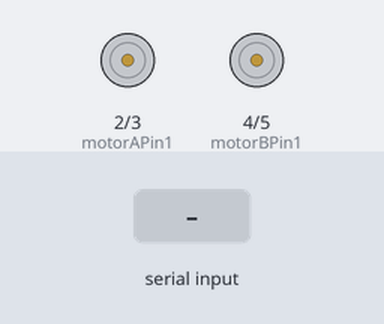
Recording of a sketch running on a simulated Arduino Uno, built with avr-gcc and run on an emulated ATmega328P. Parts: motor-driver pin pairs drawn as motors (green arrow = first pin HIGH = forward, orange = second pin HIGH = backward, longer = more drive). The inputs (shaded band) are chosen by the test bench.

Above: at 1.2 s.
1.3 s: "F" received over the second serial link
At 2.4 s:
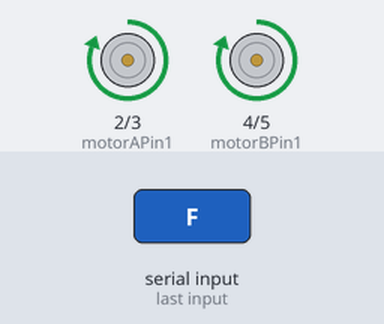
2.8 s: "B" received over the second serial link
At 3.6 s:
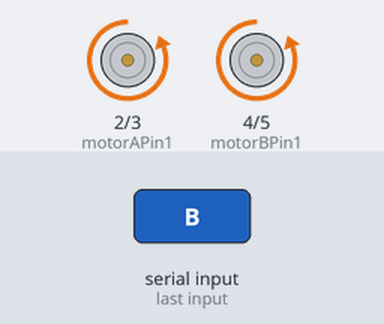
4.3 s: "L" received over the second serial link
At 4.7 s:
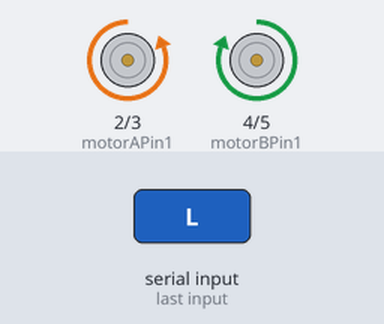
5.8 s: "R" received over the second serial link
At 7.0 s:
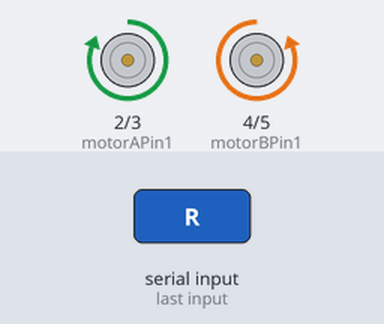
7.3 s: "S" received over the second serial link
At 8.2 s:
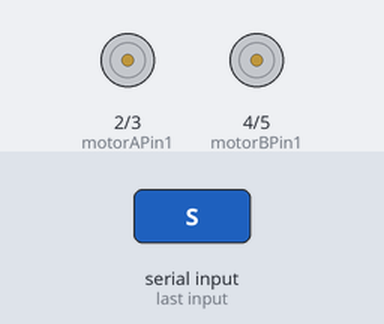
Timing chart, 0 to 9.8 s (numbered marks = the images above; inputs shaded):
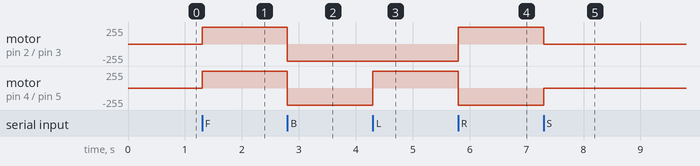

Measured:
- after the input at 1.3 s, motor on pin 2 (motorAPin1) / pin 3 (motorAPin2), motor on pin 4 (motorBPin1) / pin 5 (motorBPin2): stopped → forward 255/255 at once
- after the input at 2.8 s, motor on pin 2 (motorAPin1) / pin 3 (motorAPin2), motor on pin 4 (motorBPin1) / pin 5 (motorBPin2): forward 255/255 → backward 255/255 at once
- after the input at 4.3 s, motor on pin 4 (motorBPin1) / pin 5 (motorBPin2): backward 255/255 → forward 255/255 at once
- after the input at 5.8 s, motor on pin 2 (motorAPin1) / pin 3 (motorAPin2): backward 255/255 → forward 255/255 at once; motor on pin 4 (motorBPin1) / pin 5 (motorBPin2): forward 255/255 → backward 255/255 at once
- after the input at 7.3 s, motor on pin 2 (motorAPin1) / pin 3 (motorAPin2): forward 255/255 → stopped at once; motor on pin 4 (motorBPin1) / pin 5 (motorBPin2): backward 255/255 → stopped at once

The sketch:

Sketch7_Method1PLANT.ino
```cpp
#include <SoftwareSerial.h>

SoftwareSerial bluetooth(10, 11); // RX, TX

const int motorAPin1 = 2; // Connect to Input 1 of Motor A
const int motorAPin2 = 3; // Connect to Input 2 of Motor A
const int motorBPin1 = 4; // Connect to Input 1 of Motor B
const int motorBPin2 = 5; // Connect to Input 2 of Motor B

void setup() {
  bluetooth.begin(9600);

  pinMode(motorAPin1, OUTPUT);
  pinMode(motorAPin2, OUTPUT);
  pinMode(motorBPin1, OUTPUT);
  pinMode(motorBPin2, OUTPUT);
}

void loop() {
  if (bluetooth.available() > 0) {
    char command = bluetooth.read();
    switch (command) {
      case 'F':
        moveForward();
        break;
      case 'B':
        moveBackward();
        break;
      case 'L':
        turnLeft();
        break;
      case 'R':
        turnRight();
        break;
      case 'S':
        stopMotors();
        break;
    }
  }
}

void moveForward() {
  digitalWrite(motorAPin1, HIGH);
  digitalWrite(motorAPin2, LOW);
  digitalWrite(motorBPin1, HIGH);
  digitalWrite(motorBPin2, LOW);
}

void moveBackward() {
  digitalWrite(motorAPin1, LOW);
  digitalWrite(motorAPin2, HIGH);
  digitalWrite(motorBPin1, LOW);
  digitalWrite(motorBPin2, HIGH);
}

void turnLeft() {
  digitalWrite(motorAPin1, LOW);
  digitalWrite(motorAPin2, HIGH);
  digitalWrite(motorBPin1, HIGH);
  digitalWrite(motorBPin2, LOW);
}

void turnRight() {
  digitalWrite(motorAPin1, HIGH);
  digitalWrite(motorAPin2, LOW);
  digitalWrite(motorBPin1, LOW);
  digitalWrite(motorBPin2, HIGH);
}

void stopMotors() {
  digitalWrite(motorAPin1, LOW);
  digitalWrite(motorAPin2, LOW);
  digitalWrite(motorBPin1, LOW);
  digitalWrite(motorBPin2, LOW);
}
```
